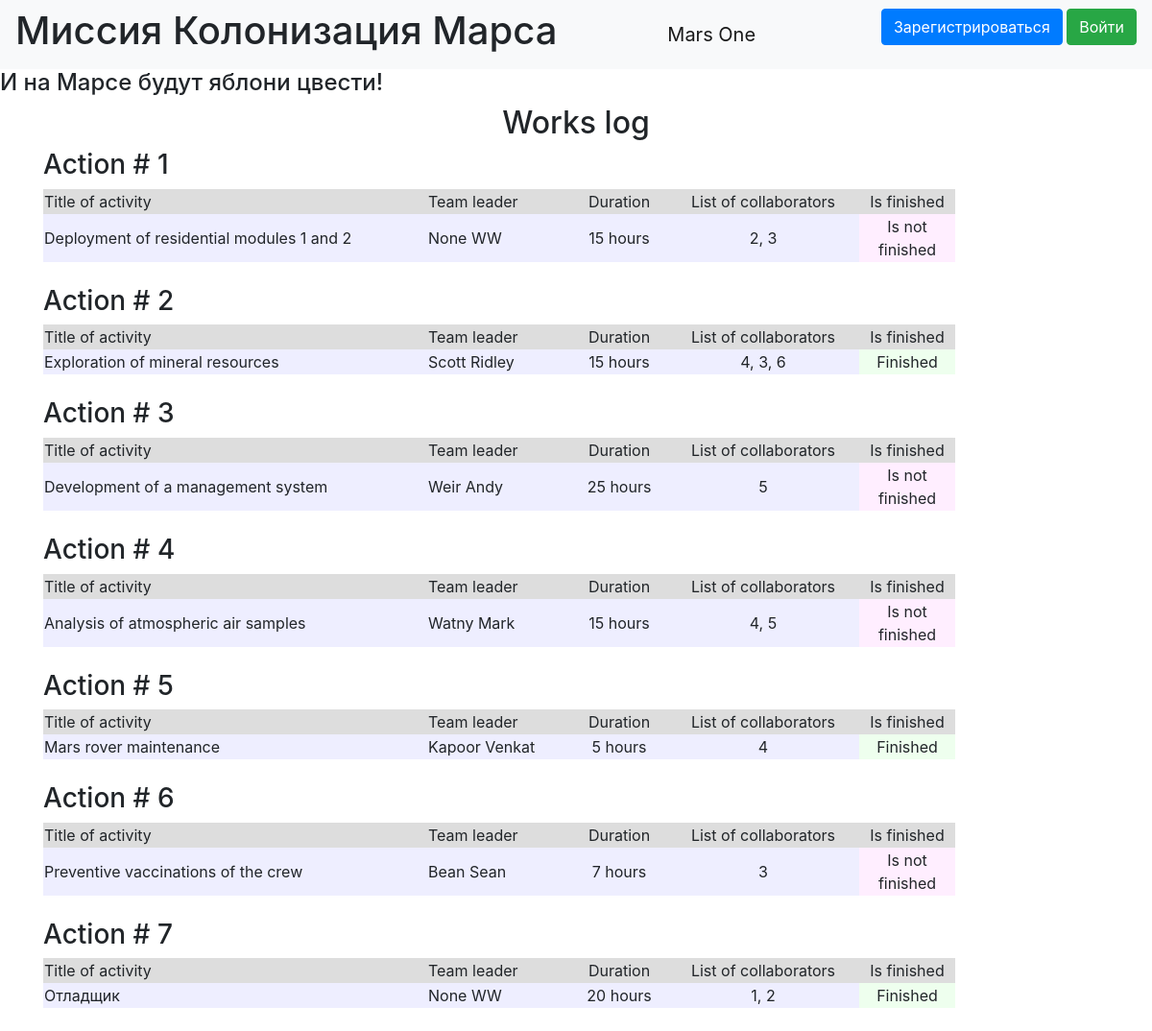
/, run on an earlier commit of the app's database.
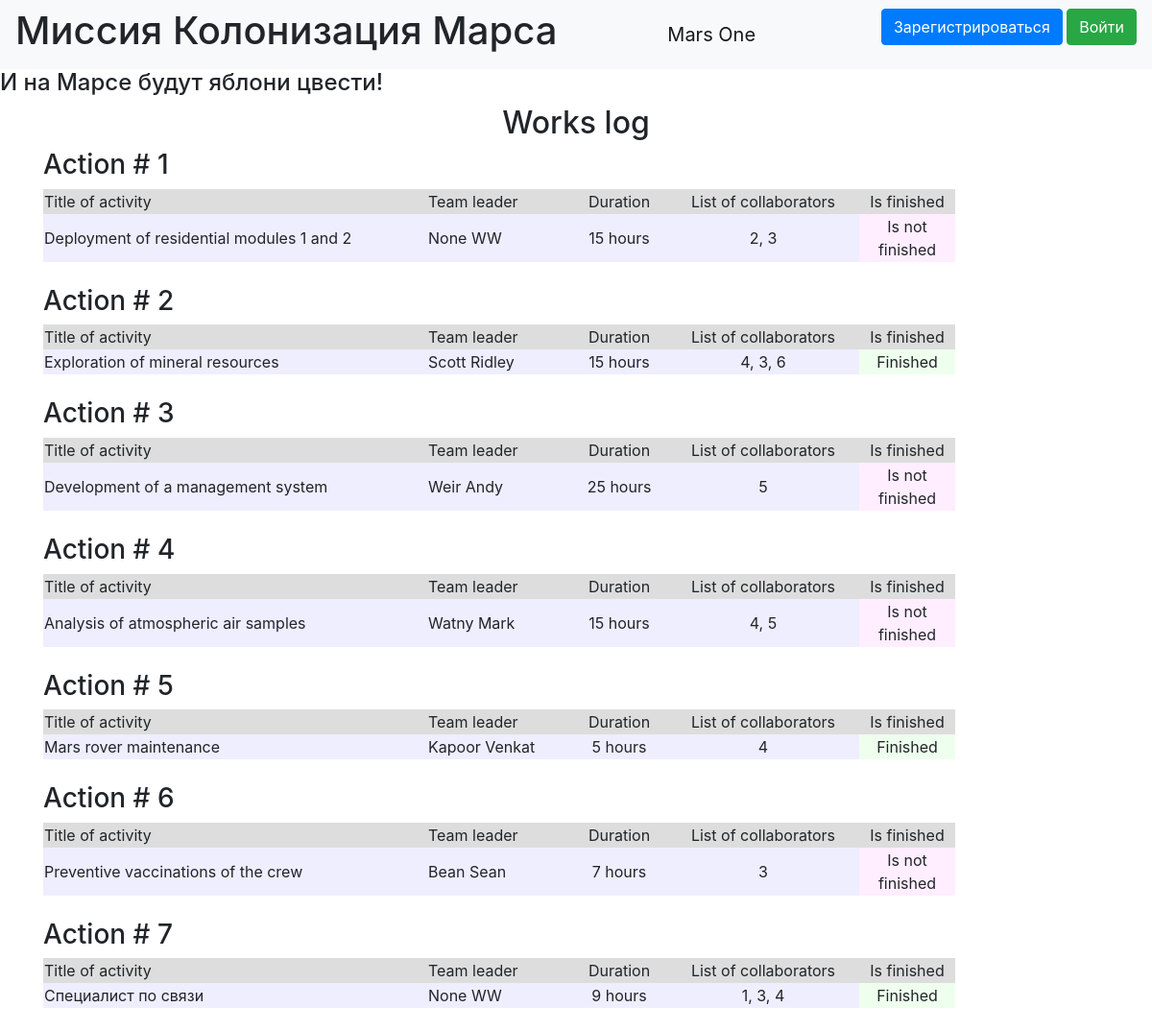
And on a later commit of the database.
### data/jobs.py (models this page shows)
class Jobs(SqlAlchemyBase):
    __tablename__ = 'jobs'
    id = sqlalchemy.Column(sqlalchemy.Integer, primary_key=True, autoincrement=True)
    job = sqlalchemy.Column(sqlalchemy.String, nullable=True)
    work_size = sqlalchemy.Column(sqlalchemy.Integer, nullable=True, default=0)
    collaborators = sqlalchemy.Column(sqlalchemy.String, nullable=True)
    start_date = sqlalchemy.Column(sqlalchemy.DateTime, default=datetime.datetime.now)
    end_date = sqlalchemy.Column(sqlalchemy.DateTime, default=datetime.datetime.now)
    is_finished = sqlalchemy.Column(sqlalchemy.Boolean, default=True)
    team_leader = sqlalchemy.Column(sqlalchemy.Integer, sqlalchemy.ForeignKey("users.id"))
    user = orm.relationship('User')
    departments = orm.relationship("Department",
                                   secondary="association",
                                   backref="jobs")

### data/users.py (models this page shows, shortened)
class User(SqlAlchemyBase, UserMixin):
    __tablename__ = 'users'
    id = sqlalchemy.Column(sqlalchemy.Integer,
                           primary_key=True, autoincrement=True)
    age = sqlalchemy.Column(sqlalchemy.Integer)
    surname = sqlalchemy.Column(sqlalchemy.String)
    name = sqlalchemy.Column(sqlalchemy.String, nullable=True)
    about = sqlalchemy.Column(sqlalchemy.String, nullable=True)
    email = sqlalchemy.Column(sqlalchemy.String,
                              index=True, unique=True, nullable=True)
    position = sqlalchemy.Column(sqlalchemy.String)
    speciality = sqlalchemy.Column(sqlalchemy.String)
    address = sqlalchemy.Column(sqlalchemy.String)
    hashed_password = sqlalchemy.Column(sqlalchemy.String, nullable=True)
    created_date = sqlalchemy.Column(sqlalchemy.DateTime,
                                     default=datetime.datetime.now)
    jobs = orm.relationship("Jobs", back_populates='user')
    departments = orm.relationship("Department", back_populates='user')

### index.py (the view)
@app.route("/")
def index():
    session = db_session.create_session()
    users = session.query(User).all()
    names = {name.id: (name.surname, name.name) for name in users}
    if current_user.is_authenticated:
        if current_user.id == 1:
            jobs = session.query(Jobs)
        else:
            jobs = session.query(Jobs).filter(
                (Jobs.team_leader == current_user.id))
    else:
        jobs = session.query(Jobs).all()
    return render_template("index.html", jobs=jobs, names=names)

### data/db_session.py (called while the page is built)
def create_session() -> Session:
    global __factory
    return __factory()

### templates/index.html (shortened to what this page needs)
{% extends "base.html" %}
{% block content %}
<h2 align="center">Works log</h2>
{% for job in jobs %}
<h3>Action # {{ job.id }}</h3>
<div class="table_container">
    <table class="my_table">
        <tr class="my_row">
            <td class="title" width="400px" bgcolor="#dddddd">Title of activity</td>
            <td class="title" width="150px" bgcolor="#dddddd">Team leader</td>
            <td class="title" width="100px" bgcolor="#dddddd" align="center">Duration</td>
            <td class="title" width="200px" bgcolor="#dddddd" align="center">List of collaborators</td>
            <td class="title" width="100px" bgcolor="#dddddd" align="center">Is finished</td>
        </tr>
        <tr class="my_row">
            <td class="ordinary" bgcolor="#eeeeff">{{ job.job.capitalize() }}</td>
            <td class="ordinary" bgcolor="#eeeeff">{{ names[job.team_leader][0] }} {{ names[job.team_leader][1] }}</td>
            <td class="ordinary" bgcolor="#eeeeff" align="center">{{ job.work_size }} hours</td>
            <td class="ordinary" bgcolor="#eeeeff" align="center">{{ job.collaborators }}</td>
            {% if job.is_finished %}
            <td class="ordinary" bgcolor="#eeffee" align="center">Finished</td>
            {% else %}
            <td class="ordinary" bgcolor="#ffeeff" align="center">Is not finished</td>
            {% endif %}
        </tr>
    </table>
</div>
<br>
{% endfor %}
{% endblock %}

What changed in the data, as far as the page shows it:
changed Jobs id 7: job "Отладщик" → "Специалист по связи"; work_size "20" → "9"; collaborators "1, 2" → "1, 3, 4"
